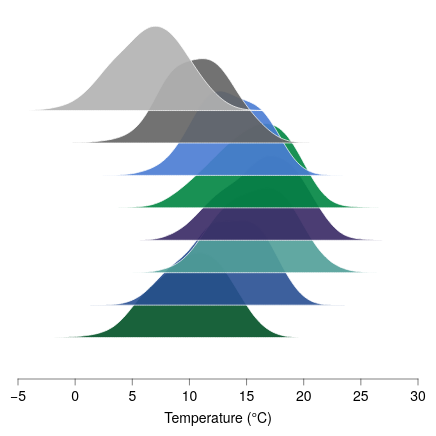

Here is the Vega-Lite specification saved for this chart:
### Vega-Lite specification from a JSON file in a GitHub repository (floating-point values rounded to 4 significant figures; data arrays with more than 128 entries replaced by an {"elided": "..."} marker saying what was removed)
{"background": null, "config": {"arc": {"fill": "#DBDBDB", "fillOpacity": 1.0, "innerRadius": 45.0, "padAngle": 0.03, "stroke": "black", "strokeOpacity": 1, "strokeWidth": 0.25}, "area": {"fill": "#DBDBDB", "fillOpacity": 1.0, "stroke": "black", "strokeOpacity": 1, "strokeWidth": 0.25}, "axis": {"domain": true, "domainCap": "round", "domainColor": "black", "domainWidth": 0.25, "grid": false, "gridCap": "round", "gridColor": "#F1F1F1", "gridDash": [0, 0], "gridOpacity": 1.0, "gridWidth": 0.25, "labelColor": "black", "labelFont": "Helvetica Neue, HelveticaNeue, Helvetica, Arial, sans-serif", "labelFontSize": 7, "labelFontStyle": "normal", "labelFontWeight": 400, "offset": 4.5, "ticks": true, "tickCap": "round", "tickColor": "black", "tickRound": false, "tickSize": 3, "tickWidth": 0.25, "titleColor": "black", "titleFont": "Helvetica Neue, HelveticaNeue, Helvetica, Arial, sans-serif", "titleFontSize": 7, "titleFontStyle": "normal", "titleFontWeight": 400}, "axisX": {"domain": true, "labelAlign": "center", "labelAngle": 0, "labels": true, "ticks": true, "translate": 0}, "axisY": {"domain": true, "labelAlign": "right", "labelAngle": 0, "labels": true, "ticks": true, "translate": 0}, "axisRight": {"domain": true, "labelAlign": "left", "labelAngle": 0, "labels": true, "ticks": true, "translate": 0}, "axisTop": {"domain": true, "labelAlign": "center", "labelAngle": 0, "labels": true, "ticks": true, "translate": 0}, "axisBand": {"tickOffset": 0}, "bar": {"fill": "#DBDBDB", "fillOpacity": 1.0, "stroke": "black", "strokeOpacity": 1, "strokeWidth": 0.25}, "boxplot": {"size": 16.2, "ticks": {"cornerRadius": 0.25, "fill": "black", "opacity": 1, "size": 8.1, "thickness": 0.25}, "box": {"fillOpacity": 1.0, "stroke": "black", "strokeOpacity": 1, "strokeWidth": 0.25}, "median": {"cornerRadius": 0, "fill": "black", "fillOpacity": 1.0, "opacity": 1, "size": 16.2, "thickness": 0.25}, "rule": {"fill": "black", "fillOpacity": 1.0, "size": 18.0, "stroke": "black", "strokeDash": [0, 0], "strokeOpacity": 1, "strokeWidth": 0.25}, "outliers": {"color": "black", "fill": "black", "fillOpacity": 1.0, "size": 0, "stroke": "black", "strokeOpacity": 1, "strokeWidth": 0.25}}, "circle": {"fill": "black", "fillOpacity": 1.0, "size": 2.25, "stroke": null, "strokeOpacity": 1, "strokeWidth": 0.25}, "errorband": {"band": {"fillOpacity": 0.6, "stroke": null, "strokeWidth": 0.25, "strokeOpacity": 1}, "borders": {"opacity": 0, "strokeOpacity": 0.25, "strokeWidth": 1}}, "errorbar": {"opacity": 1, "rule": {"strokeDash": [0, 0], "strokeWidth": 0.25}, "ticks": {"color": "black", "cornerRadius": 0.125, "opacity": 1, "size": 10.8, "thickness": 0.25}, "thickness": 0.25}, "font": "Helvetica Neue, HelveticaNeue, Helvetica, Arial, sans-serif", "geoshape": {"fill": "#DBDBDB", "fillOpacity": 1.0, "stroke": "black", "strokeOpacity": 1, "strokeWidth": 0.25}, "header": {"labelColor": "black", "labelFont": "Helvetica Neue, HelveticaNeue, Helvetica, Arial, sans-serif", "labelFontSize": 7, "labelFontStyle": "normal", "labelFontWeight": 400, "titleColor": "black", "titleFont": "Helvetica Neue, HelveticaNeue, Helvetica, Arial, sans-serif", "titleFontSize": 7, "titleFontStyle": "normal", "titleFontWeight": 400, "titlePadding": 0}, "legend": {"disable": false, "offset": 4.5, "titlePadding": 4, "labelOffset": 2, "gradientLabelOffset": 2, "gradientLength": 90.0, "gradientThickness": 9.0, "gradientOpacity": 1.0, "gradientStrokeColor": "black", "gradientStrokeWidth": 0.25, "labelColor": "black", "labelFont": "Helvetica Neue, HelveticaNeue, Helvetica, Arial, sans-serif", "labelFontSize": 7, "labelFontStyle": "normal", "labelFontWeight": 400, "strokeColor": "black", "strokeWidth": 0, "symbolSize": 42, "symbolStrokeColor": "black", "symbolStrokeWidth": 0.25, "titleColor": "black", "titleFont": "Helvetica Neue, HelveticaNeue, Helvetica, Arial, sans-serif", "titleFontSize": 7, "titleFontStyle": "normal", "titleFontWeight": 400}, "line": {"color": "black", "stroke": "black", "strokeCap": "butt", "strokeDash": [0, 0], "strokeOpacity": 1, "strokeWidth": 0.5}, "point": {"filled": true, "fill": "#DBDBDB", "fillOpacity": 1.0, "size": 9.0, "stroke": "black", "strokeOpacity": 1, "strokeWidth": 0.25}, "range": {"category": ["#B2B2B2", "#636363", "#4A7CD3", "#008542", "#382864", "#509F98", "#284F93", "#005226", "#A398D6", "#173633"], "diverging": {"scheme": ["#443E60", "#5F597E", "#7C759B", "#9994B6", "#B7B4CC", "#D6D5DC", "#F6F6F6", "#D1DAD9", "#A4C2BF", "#7AA9A4", "#578E89", "#37736E", "#1B5954"]}, "heatmap": {"scheme": ["#32022B", "#43044D", "#4C196E", "#4D338C", "#484DA6", "#3A68BB", "#1D83CA", "#1D9CCB", "#23B5C9", "#28CDC5", "#4DE0B4", "#91EE9F"]}, "ordinal": {"scheme": ["#F1F1F1", "#DBDBDB", "#C6C6C6", "#B2B2B2", "#9D9D9D", "#898989", "#767676", "#636363", "#515151", "#404040", "#2F2F2F", "#1F1F1F"]}, "ramp": {"scheme": ["#32022B", "#43044D", "#4C196E", "#4D338C", "#484DA6", "#3A68BB", "#1D83CA", "#1D9CCB", "#23B5C9", "#28CDC5", "#4DE0B4", "#91EE9F"]}}, "rule": {"color": "black", "stroke": "black", "strokeCap": "round", "strokeDash": [2, 2], "strokeOpacity": 1, "strokeWidth": 0.25}, "scale": {"bandPaddingInner": 0.1, "bandPaddingOuter": 0.1, "round": false}, "rect": {"fill": "#DBDBDB", "fillOpacity": 1.0, "stroke": "black", "strokeOpacity": 1, "strokeWidth": 0.25}, "square": {"fill": "#DBDBDB", "fillOpacity": 1.0, "size": 18.0, "stroke": "black", "strokeOpacity": 1, "strokeWidth": 0.25}, "text": {"color": "black", "font": "Helvetica Neue, HelveticaNeue, Helvetica, Arial, sans-serif", "fontSize": 7, "fontStyle": "normal", "fontWeight": 400}, "tick": {"color": "black", "cornerRadius": 0.125, "opacity": 1.0, "size": 16.2, "thickness": 0.25}, "title": {"anchor": "middle", "frame": "group", "color": "black", "font": "Helvetica Neue, HelveticaNeue, Helvetica, Arial, sans-serif", "fontSize": 7, "fontStyle": "normal", "fontWeight": 400, "subtitleColor": "black", "subtitleFont": "Helvetica Neue, HelveticaNeue, Helvetica, Arial, sans-serif", "subtitleFontSize": "Helvetica Neue, HelveticaNeue, Helvetica, Arial, sans-serif", "subtitleFontStyle": "normal", "subtitleFontWeight": 400}, "trail": {"color": "black", "opacity": 1, "size": 0.5}, "view": {"continuousWidth": 200, "continuousHeight": 180, "discreteWidth": 200, "discreteHeight": 180, "fill": null, "stroke": null, "strokeWidth": 0.25}}, "layer": [{"data": {"name": "data-6db767bdc4b5f75d9195909c66819f1d"}, "mark": {"type": "area", "interpolate": "monotone", "opacity": 0.9, "stroke": "white", "strokeWidth": 0.4}, "encoding": {"color": {"field": "month", "legend": null, "sort": ["Jan", "Feb", "Mar", "Apr", "May", "Jun", "Jul", "Aug"], "type": "nominal"}, "x": {"field": "temp", "title": "Temperature (°C)", "type": "quantitative"}, "y": {"axis": null, "field": "top", "scale": {"domain": [-8, 3.1]}, "type": "quantitative"}, "y2": {"field": "base"}}}, {"data": {"name": "data-986f80a79813d33c28aef8929794bbb5"}, "mark": {"type": "area", "interpolate": "monotone", "opacity": 0.9, "stroke": "white", "strokeWidth": 0.4}, "encoding": {"color": {"field": "month", "legend": null, "sort": ["Jan", "Feb", "Mar", "Apr", "May", "Jun", "Jul", "Aug"], "type": "nominal"}, "x": {"field": "temp", "title": "Temperature (°C)", "type": "quantitative"}, "y": {"axis": null, "field": "top", "scale": {"domain": [-8, 3.1]}, "type": "quantitative"}, "y2": {"field": "base"}}}, {"data": {"name": "data-93db51145ac26849250869f25c7cb853"}, "mark": {"type": "area", "interpolate": "monotone", "opacity": 0.9, "stroke": "white", "strokeWidth": 0.4}, "encoding": {"color": {"field": "month", "legend": null, "sort": ["Jan", "Feb", "Mar", "Apr", "May", "Jun", "Jul", "Aug"], "type": "nominal"}, "x": {"field": "temp", "title": "Temperature (°C)", "type": "quantitative"}, "y": {"axis": null, "field": "top", "scale": {"domain": [-8, 3.1]}, "type": "quantitative"}, "y2": {"field": "base"}}}, {"data": {"name": "data-735969c7ef1a6bcc98c1cbd3e34db817"}, "mark": {"type": "area", "interpolate": "monotone", "opacity": 0.9, "stroke": "white", "strokeWidth": 0.4}, "encoding": {"color": {"field": "month", "legend": null, "sort": ["Jan", "Feb", "Mar", "Apr", "May", "Jun", "Jul", "Aug"], "type": "nominal"}, "x": {"field": "temp", "title": "Temperature (°C)", "type": "quantitative"}, "y": {"axis": null, "field": "top", "scale": {"domain": [-8, 3.1]}, "type": "quantitative"}, "y2": {"field": "base"}}}, {"data": {"name": "data-adf3bcc3fbc87d434eb250b2690d8df6"}, "mark": {"type": "area", "interpolate": "monotone", "opacity": 0.9, "stroke": "white", "strokeWidth": 0.4}, "encoding": {"color": {"field": "month", "legend": null, "sort": ["Jan", "Feb", "Mar", "Apr", "May", "Jun", "Jul", "Aug"], "type": "nominal"}, "x": {"field": "temp", "title": "Temperature (°C)", "type": "quantitative"}, "y": {"axis": null, "field": "top", "scale": {"domain": [-8, 3.1]}, "type": "quantitative"}, "y2": {"field": "base"}}}, {"data": {"name": "data-bea6027bf8f347bab5d626b907d9ac1d"}, "mark": {"type": "area", "interpolate": "monotone", "opacity": 0.9, "stroke": "white", "strokeWidth": 0.4}, "encoding": {"color": {"field": "month", "legend": null, "sort": ["Jan", "Feb", "Mar", "Apr", "May", "Jun", "Jul", "Aug"], "type": "nominal"}, "x": {"field": "temp", "title": "Temperature (°C)", "type": "quantitative"}, "y": {"axis": null, "field": "top", "scale": {"domain": [-8, 3.1]}, "type": "quantitative"}, "y2": {"field": "base"}}}, {"data": {"name": "data-dc484e28f11f3e69808405af43673b76"}, "mark": {"type": "area", "interpolate": "monotone", "opacity": 0.9, "stroke": "white", "strokeWidth": 0.4}, "encoding": {"color": {"field": "month", "legend": null, "sort": ["Jan", "Feb", "Mar", "Apr", "May", "Jun", "Jul", "Aug"], "type": "nominal"}, "x": {"field": "temp", "title": "Temperature (°C)", "type": "quantitative"}, "y": {"axis": null, "field": "top", "scale": {"domain": [-8, 3.1]}, "type": "quantitative"}, "y2": {"field": "base"}}}, {"data": {"name": "data-cdb39cfc30a03a8a446c2c8078aab3aa"}, "mark": {"type": "area", "interpolate": "monotone", "opacity": 0.9, "stroke": "white", "strokeWidth": 0.4}, "encoding": {"color": {"field": "month", "legend": null, "sort": ["Jan", "Feb", "Mar", "Apr", "May", "Jun", "Jul", "Aug"], "type": "nominal"}, "x": {"field": "temp", "title": "Temperature (°C)", "type": "quantitative"}, "y": {"axis": null, "field": "top", "scale": {"domain": [-8, 3.1]}, "type": "quantitative"}, "y2": {"field": "base"}}}], "$schema": "https://vega.github.io/schema/vega-lite/v6.4.1.json", "datasets": {"data-6db767bdc4b5f75d9195909c66819f1d": {"elided": "220 records"}, "data-986f80a79813d33c28aef8929794bbb5": {"elided": "220 records"}, "data-93db51145ac26849250869f25c7cb853": {"elided": "220 records"}, "data-735969c7ef1a6bcc98c1cbd3e34db817": {"elided": "220 records"}, "data-adf3bcc3fbc87d434eb250b2690d8df6": {"elided": "220 records"}, "data-bea6027bf8f347bab5d626b907d9ac1d": {"elided": "220 records"}, "data-dc484e28f11f3e69808405af43673b76": {"elided": "220 records"}, "data-cdb39cfc30a03a8a446c2c8078aab3aa": {"elided": "220 records"}}}
